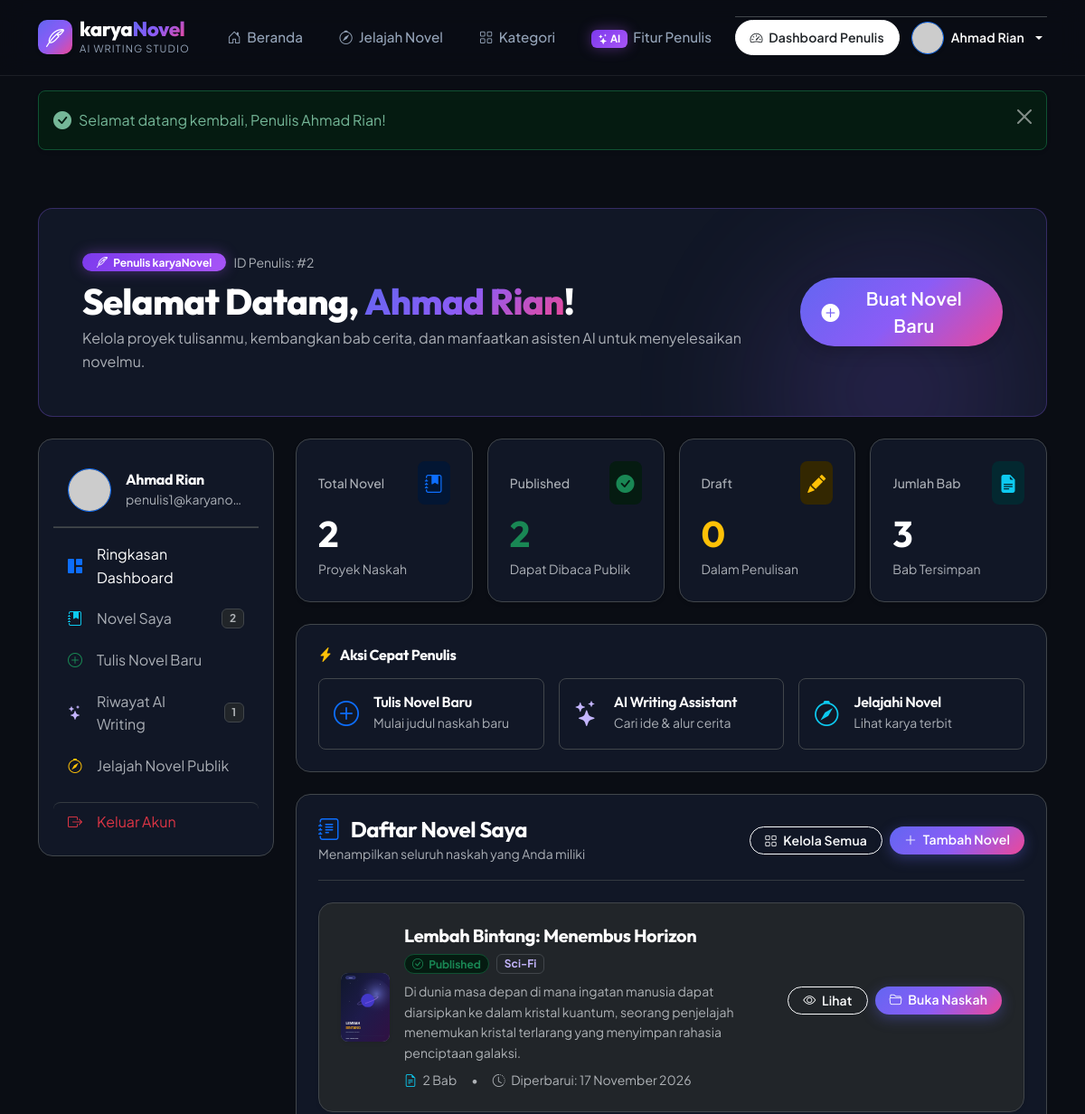
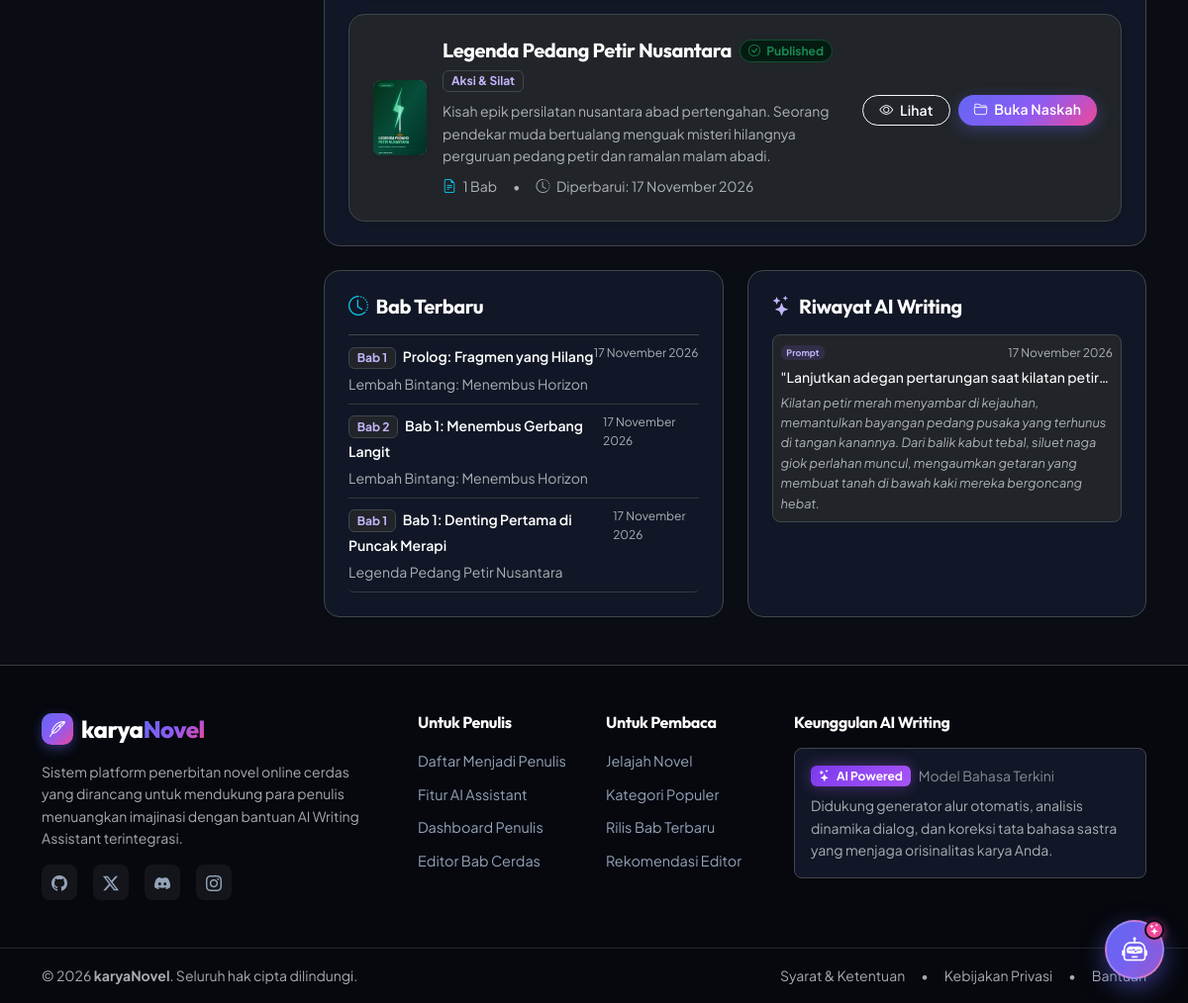
/dashboard (signed in), run on the app's committed database (2 pictures, top to bottom).
### tables this page shows
CREATE TABLE `novels` (
    `id` INT AUTO_INCREMENT PRIMARY KEY,
    `user_id` INT NOT NULL,
    `title` VARCHAR(200) NOT NULL,
    `synopsis` TEXT NOT NULL,
    `genre` VARCHAR(100) NOT NULL,
    `cover` VARCHAR(255) NULL,
    `status` ENUM('draft', 'published') DEFAULT 'draft',
    `created_at` TIMESTAMP DEFAULT CURRENT_TIMESTAMP,
    `updated_at` TIMESTAMP DEFAULT CURRENT_TIMESTAMP ON UPDATE CURRENT_TIMESTAMP,
    CONSTRAINT `fk_novels_user` FOREIGN KEY (`user_id`) REFERENCES `users` (`id`) ON DELETE CASCADE,
    INDEX `idx_novels_user_id` (`user_id`),
    INDEX `idx_novels_status` (`status`),
    INDEX `idx_novels_genre` (`genre`)
);

CREATE TABLE `chapters` (
    `id` INT AUTO_INCREMENT PRIMARY KEY,
    `novel_id` INT NOT NULL,
    `title` VARCHAR(200) NOT NULL,
    `content` LONGTEXT NOT NULL,
    `chapter_order` INT NOT NULL DEFAULT 1,
    `status` ENUM('draft', 'published') DEFAULT 'draft',
    `created_at` TIMESTAMP DEFAULT CURRENT_TIMESTAMP,
    `updated_at` TIMESTAMP DEFAULT CURRENT_TIMESTAMP ON UPDATE CURRENT_TIMESTAMP,
    CONSTRAINT `fk_chapters_novel` FOREIGN KEY (`novel_id`) REFERENCES `novels` (`id`) ON DELETE CASCADE,
    INDEX `idx_chapters_novel_order` (`novel_id`, `chapter_order`),
    INDEX `idx_chapters_status` (`status`)
);

CREATE TABLE `ai_histories` (
    `id` INT AUTO_INCREMENT PRIMARY KEY,
    `user_id` INT NOT NULL,
    `chapter_id` INT NULL,
    `prompt` TEXT NOT NULL,
    `response` LONGTEXT NOT NULL,
    `created_at` TIMESTAMP DEFAULT CURRENT_TIMESTAMP,
    CONSTRAINT `fk_ai_user` FOREIGN KEY (`user_id`) REFERENCES `users` (`id`) ON DELETE CASCADE,
    CONSTRAINT `fk_ai_chapter` FOREIGN KEY (`chapter_id`) REFERENCES `chapters` (`id`) ON DELETE SET NULL,
    INDEX `idx_ai_user_id` (`user_id`),
    INDEX `idx_ai_chapter_id` (`chapter_id`)
);

### app/views/dashboard/index.php (the view, shortened to what the rows shown need)
<section class="py-4 py-lg-5">
    <div class="container">
        <div class="card bg-card-dark rounded-4 p-4 p-md-5 border border-purple-subtle mb-4 shadow-xl position-relative overflow-hidden">
            <div class="d-flex flex-column flex-md-row justify-content-between align-items-md-center gap-3 position-relative">
                <div>
                    <h1 class="display-6 fw-extrabold text-white mb-1">
                        Selamat Datang, <span class="text-gradient"><?= sanitize($user['name']); ?></span>!
                    </h1>
                </div>
            </div>
        </div>
        <div class="row g-4">
            <div class="col-lg-9">
                <div class="row g-3 mb-4">
                    <div class="col-6 col-md-3">
                        <div class="card bg-card-dark rounded-4 p-3 p-md-4 border border-secondary-subtle h-100 shadow-sm">
                            <h2 class="display-6 fw-bold text-white mb-0" id="stat-author-total-novels"><?= $stats['total_novels']; ?></h2>
                        </div>
                    </div>
                    <div class="col-6 col-md-3">
                        <div class="card bg-card-dark rounded-4 p-3 p-md-4 border border-secondary-subtle h-100 shadow-sm">
                            <h2 class="display-6 fw-bold text-success mb-0" id="stat-author-published-novels"><?= $stats['published_novels']; ?></h2>
                        </div>
                    </div>
                    <div class="col-6 col-md-3">
                        <div class="card bg-card-dark rounded-4 p-3 p-md-4 border border-secondary-subtle h-100 shadow-sm">
                            <h2 class="display-6 fw-bold text-warning mb-0" id="stat-author-draft-novels"><?= $stats['draft_novels']; ?></h2>
                        </div>
                    </div>
                    <div class="col-6 col-md-3">
                        <div class="card bg-card-dark rounded-4 p-3 p-md-4 border border-secondary-subtle h-100 shadow-sm">
                            <h2 class="display-6 fw-bold text-white mb-0" id="stat-author-total-chapters"><?= $stats['total_chapters']; ?></h2>
                        </div>
                    </div>
                </div>
                <div class="card bg-card-dark rounded-4 p-4 border border-secondary-subtle mb-4" id="my-novels">
                    <?php if (empty($novels)): ?>
                        <div class="text-center py-5 px-3">
                            <div class="empty-state-icon mx-auto mb-3 text-muted">
                                <i class="bi bi-journal-plus display-1 opacity-50"></i>
                            </div>
                            <h4 class="text-white fw-bold mb-2">Belum ada novel. Yuk mulai membuat karya pertamamu!</h4>
                            <p class="text-muted max-w-700 mx-auto mb-4" style="max-width: 500px;">
                                Mulailah petualangan menulismu sekarang! Tuangkan ide cerita pertamamu dan biarkan AI Writing Assistant membantumu mengembangkan alur naskah.
                            </p>
                            <a href="<?= base_url('novels/create'); ?>" class="btn btn-primary-gradient btn-lg rounded-pill px-5 shadow">
                                <i class="bi bi-plus-circle-fill me-2"></i> + Buat Novel Baru
                            </a>
                        </div>
                    <?php else: ?>
                        <div class="d-flex flex-column gap-3">
                            <?php foreach ($novels as $novel): ?>
                                <?php $coverUrl = novel_cover_url($novel['cover'] ?? null); ?>
                                <div class="card bg-dark rounded-4 p-3 p-md-4 border border-secondary-subtle hover-card-novel transition-all shadow-sm">
                                    <div class="row align-items-center g-3">
                                        <div class="col-auto">
                                            <div class="rounded-3 overflow-hidden bg-secondary d-flex align-items-center justify-content-center text-light shadow-sm" style="width: 54px; height: 76px;">
                                                <?php if ($coverUrl): ?>
                                                    <img src="<?= $coverUrl; ?>" alt="<?= sanitize($novel['title']); ?>" class="w-100 h-100 object-fit-cover">
                                                <?php else: ?>
                                                    <i class="bi bi-book fs-3 text-white-50"></i>
                                                <?php endif; ?>
                                            </div>
                                        </div>
                                        <div class="col">
                                            <div class="d-flex align-items-center gap-2 mb-2 flex-wrap">
                                                <h5 class="fw-bold text-white mb-0">
                                                    <?= sanitize($novel['title']); ?>
                                                </h5>
                                                <?php if ($novel['status'] === 'published'): ?>
                                                    <span class="badge bg-success-subtle text-success border border-success-subtle rounded-pill px-2 py-1 small">
                                                        <i class="bi bi-check-circle me-1"></i> Published
                                                    </span>
                                                <?php else: ?>
                                                    <span class="badge bg-warning-subtle text-warning border border-warning-subtle rounded-pill px-2 py-1 small">
                                                        <i class="bi bi-pencil me-1"></i> Draft
                                                    </span>
                                                <?php endif; ?>
                                                <span class="badge bg-dark border border-secondary-subtle text-purple-light px-2 py-1 small">
                                                    <?= sanitize($novel['genre']); ?>
                                                </span>
                                            </div>
                                            <p class="text-muted small mb-2 line-clamp-2">
                                                <?= sanitize($novel['synopsis']); ?>
                                            </p>
                                            <div class="d-flex align-items-center gap-3 text-muted small">
                                                <span><i class="bi bi-file-earmark-text text-info me-1"></i> <?= $novel['total_chapters']; ?> Bab</span>
                                                <span>•</span>
                                                <span><i class="bi bi-clock-history me-1"></i> Diperbarui: <?= format_date($novel['updated_at']); ?></span>
                                            </div>
                                        </div>
                                        <div class="col-12 col-md-auto text-md-end mt-2 mt-md-0">
                                            <div class="d-inline-flex flex-wrap gap-2">
                                                <?php if ($novel['status'] === 'published'): ?>
                                                    <a href="<?= base_url('novels/' . $novel['id']); ?>" class="btn btn-outline-light btn-sm rounded-pill px-3" title="Lihat Halaman Publik" target="_blank">
                                                        <i class="bi bi-eye me-1"></i> Lihat
                                                    </a>
                                                <?php endif; ?>
                                                <a href="<?= base_url('novels/' . $novel['id']); ?>" class="btn btn-primary-gradient btn-sm rounded-pill px-3">
                                                    <i class="bi bi-folder2-open me-1"></i> Buka Naskah
                                                </a>
                                            </div>
                                        </div>
                                    </div>
                                </div>
                            <?php endforeach; ?>
                        </div>
                    <?php endif; ?>
                </div>
                <div class="row g-4" id="ai-history">
                    <div class="col-md-6">
                        <div class="card bg-card-dark rounded-4 p-4 border border-secondary-subtle h-100">
                            <?php if (empty($recentChapters)): ?>
                                <div class="text-center py-4 text-muted small">
                                    <i class="bi bi-file-earmark-x fs-2 mb-2 d-block opacity-50"></i>
                                    Belum ada bab yang ditulis.
                                </div>
                            <?php else: ?>
                                <div class="list-group list-group-flush">
                                    <?php foreach ($recentChapters as $rc): ?>
                                        <div class="list-group-item bg-transparent text-white px-0 py-2 border-0 border-bottom border-dark-subtle">
                                            <div class="d-flex justify-content-between align-items-start">
                                                <div>
                                                    <span class="badge bg-dark text-purple-light border border-secondary-subtle small me-1">Bab <?= $rc['chapter_order']; ?></span>
                                                    <span class="fw-semibold small"><?= sanitize($rc['title']); ?></span>
                                                    <div class="text-muted small mt-1"><?= sanitize($rc['novel_title']); ?></div>
                                                </div>
                                                <span class="text-muted small" style="font-size: 0.75rem;"><?= format_date($rc['created_at']); ?></span>
                                            </div>
                                        </div>
                                    <?php endforeach; ?>
                                </div>
                            <?php endif; ?>
                        </div>
                    </div>
                    <div class="col-md-6">
                        <div class="card bg-card-dark rounded-4 p-4 border border-secondary-subtle h-100">
                            <?php if (empty($recentAiLogs)): ?>
                                <div class="text-center py-4 text-muted small">
                                    <i class="bi bi-chat-left-dots fs-2 mb-2 d-block opacity-50"></i>
                                    Belum ada riwayat konsultasi AI.
                                </div>
                            <?php else: ?>
                                <div class="d-flex flex-column gap-2">
                                    <?php foreach ($recentAiLogs as $aiLog): ?>
                                        <div class="p-2 rounded-3 bg-dark border border-secondary-subtle small">
                                            <div class="d-flex justify-content-between align-items-center text-muted mb-1" style="font-size: 0.75rem;">
                                                <span class="badge bg-purple-subtle text-purple-light"><i class="bi bi-sparkles"></i> Prompt</span>
                                                <span><?= format_date($aiLog['created_at']); ?></span>
                                            </div>
                                            <div class="text-light fw-medium mb-1 line-clamp-1">
                                                "<?= sanitize($aiLog['prompt']); ?>"
                                            </div>
                                            <div class="text-muted fst-italic line-clamp-2" style="font-size: 0.8rem;">
                                                <?= sanitize($aiLog['response']); ?>
                                            </div>
                                        </div>
                                    <?php endforeach; ?>
                                </div>
                            <?php endif; ?>
                        </div>
                    </div>
                </div>
            </div>
        </div>
    </div>
</section>

### data on the page
novels: cover (picture), title "Lembah Bintang: Menembus Horizon", status "published" (drawn), genre "Sci-Fi", synopsis "Di dunia masa depan di mana ingatan manusia dapat diarsipkan ke dalam kristal kuantum, seorang penjelajah menemukan kristal terlarang yang menyimpan rahasia penciptaan galaksi.", total_chapters "2", updated_at "17 November 2026"
novels: cover (picture), title "Legenda Pedang Petir Nusantara", status "published" (drawn), genre "Aksi & Silat", synopsis "Kisah epik persilatan nusantara abad pertengahan. Seorang pendekar muda bertualang menguak misteri hilangnya perguruan pedang petir dan ramalan malam abadi.", total_chapters "1", updated_at "17 November 2026"
chapters: chapter_order "1", title "Prolog: Fragmen yang Hilang", novel.title "Lembah Bintang: Menembus Horizon", created_at "17 November 2026"
chapters: chapter_order "2", title "Bab 1: Menembus Gerbang Langit", novel.title "Lembah Bintang: Menembus Horizon", created_at "17 November 2026"
chapters: chapter_order "1", title "Bab 1: Denting Pertama di Puncak Merapi", novel.title "Legenda Pedang Petir Nusantara", created_at "17 November 2026"
ai_histories: created_at "17 November 2026", prompt "Lanjutkan adegan pertarungan saat kilatan…", response "Kilatan petir merah menyambar di kejauhan, memantulkan bayangan pedang pusaka yang terhunus di tangan kanannya. Dari balik kabut tebal, siluet naga giok perlahan muncul, mengaumkan getaran yang membuat tanah di bawah kaki mereka bergoncang hebat."

### other printed values
$currentUser['name'] "Ahmad Rian"
$safeMessage "Selamat datang kembali, Penulis Ahmad Rian!"
$user['id'] "2"
$user['name'] "Ahmad Rian"
$user['email'] "penulis1@karyano…"
$stats['total_novels'] "2"
count($recentAiLogs) "1"
$stats['published_novels'] "2"
$stats['draft_novels'] "0"
$stats['total_chapters'] "3"
